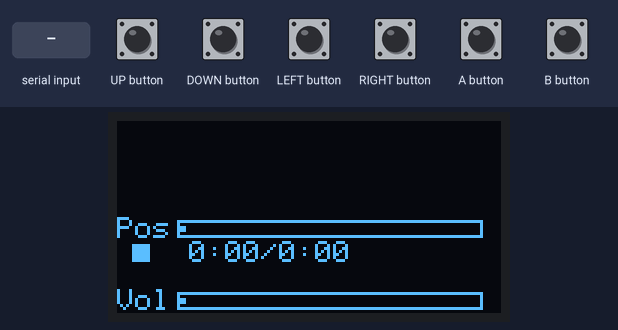
The sketch below on a simulated Arduboy, built with avr-gcc and run on an emulated ATmega32U4. On the bench: 128×64 one-colour display. The inputs (shaded band) are chosen by the test bench. USB keyboard and mouse output is not drawn; what the sketch prints to the serial monitor is not drawn.

Above: at 1.6 s.
1.7 s: "1\n" received over Serial
At 3.5 s:
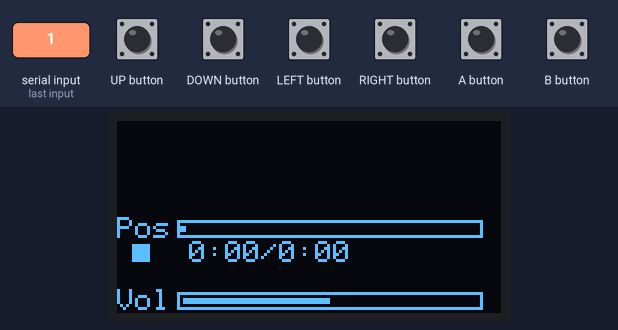
5.2 s: "0\n" received over Serial
Timing chart, 0 to 8.2 s (numbered marks = the images above; inputs shaded):
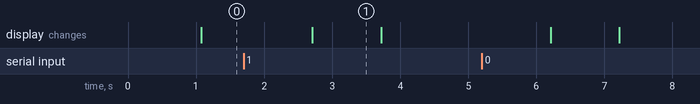

The sketch:

MPDControl.ino
```cpp
// (licence header left out)
#include <Arduboy2.h>
#include <Sprites.h>
#include <Keyboard.h>
#include <string.h>
#include "modes.h"

Arduboy2 arduboy;

#define KEYBYTE 0xA5

void setup() {
  arduboy.begin();
  // Need to balance between actual draw need and avoiding blinking serial lights
  arduboy.setFrameRate(15);
  Keyboard.begin();
  Serial.begin(19200);
  arduboy.clear();
}

struct buttonmap {
    uint8_t arduboy;
    uint8_t cmd;
};

enum commands {
    CMDIDLE = 0,
    CMDVOLUP,
    CMDVOLDOWN,
    CMDNEXT,
    CMDPREV,
    CMDPLAYPAUSE,
    CMDSOMETHING,
};

enum state {
    STATESTOP = 0,
    STATEPLAY,
    STATEPAUSE,
};

struct status {
    int16_t volume;
    int16_t pos;
    uint8_t state;
    uint8_t songinfo;
};

struct songinfo {
    uint16_t duration;
    char title[21];
    char artist[21];
    char album[21];
};

/* https://www.arduino.cc/reference/en/language/functions/usb/keyboard/keyboardmodifiers/
 * for other keys.
 * Would need special handling for Ctrl + Modifiers. */
const struct buttonmap mappings[] = {
    {A_BUTTON, CMDPLAYPAUSE},
    {B_BUTTON, CMDSOMETHING},
    {LEFT_BUTTON, CMDPREV},
    {UP_BUTTON, CMDVOLUP},
    {RIGHT_BUTTON, CMDNEXT},
    {DOWN_BUTTON, CMDVOLDOWN},
};

const size_t NUMMAPPINGS = sizeof(mappings) / sizeof(mappings[0]);

static struct status stat = {0};
static struct songinfo info = {0};

void send_cmd()
{
    size_t i;
    uint8_t cmd = CMDIDLE;

    arduboy.pollButtons();

    for (i = 0; i < NUMMAPPINGS; i++)
    {
        if (arduboy.justReleased(mappings[i].arduboy))
        {
            cmd = mappings[i].cmd;
            break;
        }
    }

    Serial.write(KEYBYTE);
    Serial.write(cmd);
}

void read_stats()
{
    // Re-zero the stats each time so we don't accidentally
    // try to re-obtain songinfo after disconnect
    memset((char *)&stat, 0, sizeof(stat));

    Serial.readBytes((char *)&stat, sizeof(stat));
    if (stat.songinfo)
    {
        Serial.readBytes((char *)&info, sizeof(info));

        // Be paranoid about null termination
        info.title[20] = '\0';
        info.artist[20] = '\0';
        info.album[20] = '\0';
    }
}

void draw_bar(int row, int val, int max)
{
    int percent = 0;
    if (val >= 0)
        percent = (int)(((float)val / (float)max) * 100.0);
    // aim for 100 pixels, skewed to the right. Actually 102 with buffer
    // Height is 6 pixels outer, two active
    arduboy.drawRect(20, row * 8 + 1, 102, 6);
    arduboy.drawRect(22, row * 8 + 3, percent, 2);
}

void draw_time(int totalseconds)
{
    int minutes = totalseconds / 60;
    int seconds = totalseconds % 60;

    if (totalseconds < 0)
    {
        arduboy.print("###");
    }
    else
    {
        arduboy.print(minutes);
        if (seconds < 10)
            arduboy.print(":0");
        else
            arduboy.print(":");
        arduboy.print(seconds);
    }
}

/* Full display resolution is 128 x 64
 * Font size is 6 x 8 pixels
 * Available display is 20 char x 8 lines */
void draw_display()
{
    arduboy.clear();

    /* Rows 1-3 for title/artist/album */
    arduboy.print(info.title);
    arduboy.print('\n');
    arduboy.print(info.artist);
    arduboy.print('\n');
    arduboy.print(info.album);
    arduboy.print('\n');

    /* Followed by position bar, play/pause icon and text */
    arduboy.print("\nPos\n    ");
    draw_bar(4, stat.pos, info.duration);
    Sprites::drawOverwrite(4, 5 * 8, modes, stat.state);
    draw_time(stat.pos);
    arduboy.print("/");
    draw_time(info.duration);
    arduboy.print("\n\n");

    /* Then volume bar */
    arduboy.print("Vol");
    draw_bar(7, stat.volume, 100);
}

/* Also reminder: F() macro is to convert string constant from flash */

void loop() {
    if (!(arduboy.nextFrame()))
        return;

    send_cmd();
    read_stats();
    draw_display();

    arduboy.display();
}
```

modes.h
```cpp
// (licence header left out)
#pragma once
constexpr uint8_t modesWidth = 8;
constexpr uint8_t modesHeight = 8;

const uint8_t PROGMEM modes[] =
{
  modesWidth, modesHeight,
  //Frame 0
  0x00, 0x7E, 0x7E, 0x7E, 0x7E, 0x7E, 0x7E, 0x00,

  //Frame 1
  0x00, 0x7E, 0x7E, 0x3C, 0x3C, 0x18, 0x18, 0x00,

  //Frame 2
  0x00, 0x7E, 0x7E, 0x00, 0x00, 0x7E, 0x7E, 0x00
};
```

Measured:
- after the input at 1.7 s, the display: changes after 1.0 s (image 1)
- what the display in image 1 shows lasts 1.0 s, from 2.7 s to 3.7 s
